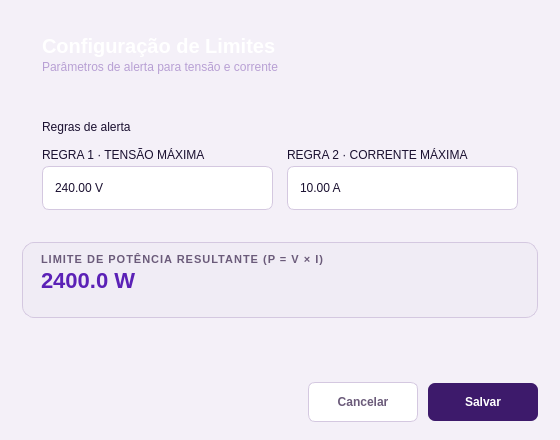
<?xml version="1.0" encoding="UTF-8"?>
<ui version="4.0">
 <class>Dialog</class>
 <widget class="QDialog" name="Dialog">
  <property name="geometry">
   <rect><x>0</x><y>0</y><width>560</width><height>440</height></rect>
  </property>
  <property name="minimumSize"><size><width>520</width><height>420</height></size></property>
  <property name="windowTitle"><string>Configuração de Limites</string></property>
  <property name="styleSheet">
   <string notr="true">
/* ===== Base (mesmos tokens do dashboard) ===== */
QDialog {
    background-color: #F4F0F8;
}

QWidget {
    font-family: "Segoe UI";
    color: #1A1030;
}

QMessageBox {
    background-color: #3D1A6B;
    color: #ffffff;
}

QMessageBox QLabel {
    color: #ffffff;
}

/* ===== Cabeçalho ===== */
QFrame#header {
    background: qlineargradient(x1:0, y1:0, x2:1, y2:0,
        stop:0 #1A0A30, stop:1 #3D1A6B);
    border-radius: 14px;
}

QLabel#lbl_titulo {
    color: #FFFFFF;
    font-size: 20px;
    font-weight: 700;
}

QLabel#lbl_subtitulo {
    color: #B8A0D4;
    font-size: 12px;
}

/* ===== Painel de regras ===== */
QFrame.panel {
    background-color: #FFFFFF;
    border: 1px solid #DCD0E8;
    border-radius: 12px;
}

QLabel.panelTitle {
    color: #1A1030;
    font-size: 15px;
    font-weight: 700;
}

QLabel.panelSubtitle {
    color: #8B7A9A;
    font-size: 11px;
}

QLabel.fieldLabel {
    color: #6B5B7A;
    font-size: 11px;
    font-weight: 700;
    letter-spacing: 1px;
}

/* ===== Painel de previsão calculada ===== */
QFrame#previsaoCard {
    background-color: #F0ECF5;
    border: 1px solid #D4C8E0;
    border-radius: 12px;
}

QLabel#lbl_previsao_titulo {
    color: #6B5B7A;
    font-size: 11px;
    font-weight: 700;
    letter-spacing: 1px;
}

QLabel#lbl_potencia_calculada {
    color: #5B21B6;
    font-size: 22px;
    font-weight: 700;
}

/* ===== Campos ===== */
QDoubleSpinBox {
    background-color: #FFFFFF;
    border: 1px solid #D4C8E0;
    border-radius: 7px;
    padding: 6px 10px;
    min-height: 30px;
}

QDoubleSpinBox:focus {
    border: 1px solid #6D28D9;
}

QDoubleSpinBox::up-button, QDoubleSpinBox::down-button {
    width: 0px; height: 0px; border: none; background: transparent;
}

/* ===== Botões ===== */
QPushButton {
    background-color: #FFFFFF;
    color: #1A1030;
    border: 1px solid #D4C8E0;
    border-radius: 7px;
    padding: 10px 16px;
    font-weight: 600;
    min-height: 18px;
}

QPushButton:hover {
    background-color: #F0ECF5;
    border-color: #8B5CF6;
}

QPushButton#btn_salvar {
    background-color: #3D1A6B;
    color: #FFFFFF;
    border: none;
}

QPushButton#btn_salvar:hover {
    background-color: #4D2A7B;
}

QPushButton#btn_cancelar {
    color: #6B5B7A;
}
   </string>
  </property>

  <layout class="QVBoxLayout" name="layout_principal">
   <property name="spacing"><number>14</number></property>
   <property name="leftMargin"><number>22</number></property>
   <property name="topMargin"><number>18</number></property>
   <property name="rightMargin"><number>22</number></property>
   <property name="bottomMargin"><number>18</number></property>

   <!-- ===== Cabeçalho ===== -->
   <item>
    <widget class="QFrame" name="header">
     <property name="minimumSize"><size><width>0</width><height>72</height></size></property>
     <property name="maximumSize"><size><width>16777215</width><height>72</height></size></property>
     <layout class="QVBoxLayout" name="layout_header">
      <property name="leftMargin"><number>20</number></property>
      <property name="topMargin"><number>0</number></property>
      <property name="rightMargin"><number>20</number></property>
      <property name="bottomMargin"><number>0</number></property>
      <property name="spacing"><number>2</number></property>
      <item>
       <spacer name="spacer_header_top">
        <property name="orientation"><enum>Qt::Vertical</enum></property>
        <property name="sizeHint" stdset="0"><size><width>20</width><height>8</height></size></property>
       </spacer>
      </item>
      <item>
       <widget class="QLabel" name="lbl_titulo">
        <property name="text"><string>Configuração de Limites</string></property>
       </widget>
      </item>
      <item>
       <widget class="QLabel" name="lbl_subtitulo">
        <property name="text"><string>Parâmetros de alerta para tensão e corrente</string></property>
       </widget>
      </item>
      <item>
       <spacer name="spacer_header_bottom">
        <property name="orientation"><enum>Qt::Vertical</enum></property>
        <property name="sizeHint" stdset="0"><size><width>20</width><height>8</height></size></property>
       </spacer>
      </item>
     </layout>
    </widget>
   </item>

   <!-- ===== Regras de limite ===== -->
   <item>
    <widget class="QFrame" name="grupo_regras">
     <property name="class" stdset="0"><string>panel</string></property>
     <layout class="QVBoxLayout" name="layout_regras">
      <property name="leftMargin"><number>20</number></property>
      <property name="topMargin"><number>16</number></property>
      <property name="rightMargin"><number>20</number></property>
      <property name="bottomMargin"><number>18</number></property>
      <property name="spacing"><number>14</number></property>

      <item>
       <widget class="QLabel" name="lbl_regras_titulo">
        <property name="text"><string>Regras de alerta</string></property>
        <property name="class" stdset="0"><string>panelTitle</string></property>
       </widget>
      </item>

      <item>
       <layout class="QHBoxLayout" name="layout_campos">
        <property name="spacing"><number>14</number></property>

        <item>
         <layout class="QVBoxLayout" name="layout_tensao">
          <property name="spacing"><number>4</number></property>
          <item>
           <widget class="QLabel" name="lbl_tensao_titulo">
            <property name="text"><string>REGRA 1 · TENSÃO MÁXIMA</string></property>
            <property name="class" stdset="0"><string>fieldLabel</string></property>
           </widget>
          </item>
          <item>
           <widget class="QDoubleSpinBox" name="spin_tensao_max">
            <property name="suffix"><string> V</string></property>
            <property name="maximum"><double>9999.000000000000000</double></property>
            <property name="value"><double>240.000000000000000</double></property>
           </widget>
          </item>
         </layout>
        </item>

        <item>
         <layout class="QVBoxLayout" name="layout_corrente">
          <property name="spacing"><number>4</number></property>
          <item>
           <widget class="QLabel" name="lbl_corrente_titulo">
            <property name="text"><string>REGRA 2 · CORRENTE MÁXIMA</string></property>
            <property name="class" stdset="0"><string>fieldLabel</string></property>
           </widget>
          </item>
          <item>
           <widget class="QDoubleSpinBox" name="spin_corrente_max">
            <property name="suffix"><string> A</string></property>
            <property name="maximum"><double>9999.000000000000000</double></property>
            <property name="value"><double>10.000000000000000</double></property>
           </widget>
          </item>
         </layout>
        </item>

       </layout>
      </item>

     </layout>
    </widget>
   </item>

   <!-- ===== Prévia calculada (P = V x I) ===== -->
   <item>
    <widget class="QFrame" name="previsaoCard">
     <property name="minimumSize"><size><width>0</width><height>62</height></size></property>
     <layout class="QHBoxLayout" name="layout_previsao">
      <property name="leftMargin"><number>18</number></property>
      <property name="topMargin"><number>10</number></property>
      <property name="rightMargin"><number>18</number></property>
      <property name="bottomMargin"><number>10</number></property>
      <item>
       <layout class="QVBoxLayout" name="layout_previsao_texto">
        <property name="spacing"><number>2</number></property>
        <item>
         <widget class="QLabel" name="lbl_previsao_titulo">
          <property name="text"><string>LIMITE DE POTÊNCIA RESULTANTE (P = V × I)</string></property>
         </widget>
        </item>
        <item>
         <widget class="QLabel" name="lbl_potencia_calculada">
          <property name="text"><string>2400.0 W</string></property>
         </widget>
        </item>
        <item>
         <widget class="QLabel" name="lbl_aviso_manual">
          <property name="text"><string></string></property>
          <property name="wordWrap"><bool>true</bool></property>
          <property name="styleSheet"><string>color: #EA580C; font-size: 10px; font-weight: 600;</string></property>
         </widget>
        </item>
       </layout>
      </item>
      <item>
       <spacer name="spacer_previsao">
        <property name="orientation"><enum>Qt::Horizontal</enum></property>
        <property name="sizeHint" stdset="0"><size><width>40</width><height>20</height></size></property>
       </spacer>
      </item>
     </layout>
    </widget>
   </item>

   <item>
    <spacer name="spacer_meio">
     <property name="orientation"><enum>Qt::Vertical</enum></property>
     <property name="sizeHint" stdset="0"><size><width>20</width><height>10</height></size></property>
    </spacer>
   </item>

   <!-- ===== Ações ===== -->
   <item>
    <layout class="QHBoxLayout" name="layout_acoes">
     <property name="spacing"><number>10</number></property>
     <item>
      <spacer name="spacer_acoes">
       <property name="orientation"><enum>Qt::Horizontal</enum></property>
       <property name="sizeHint" stdset="0"><size><width>40</width><height>20</height></size></property>
      </spacer>
     </item>
     <item>
      <widget class="QPushButton" name="btn_cancelar">
       <property name="minimumSize"><size><width>110</width><height>40</height></size></property>
       <property name="text"><string>Cancelar</string></property>
      </widget>
     </item>
     <item>
      <widget class="QPushButton" name="btn_salvar">
       <property name="minimumSize"><size><width>110</width><height>40</height></size></property>
       <property name="text"><string>Salvar</string></property>
      </widget>
     </item>
    </layout>
   </item>

  </layout>
 </widget>
 <resources/>
 <connections/>
</ui>
